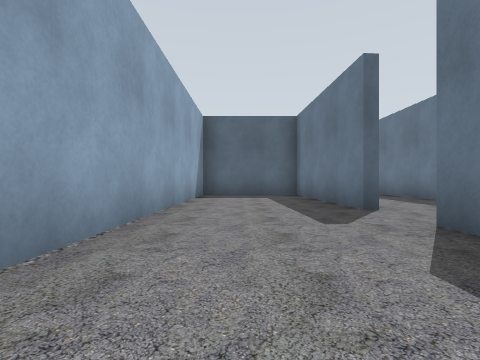
View 1 (above)

21 first-person views from a walk through a world built for the Gazebo simulator. The camera is 0.94 m above the floor, looks level and sees 85° across. The floor is counted in squares, 2 m on a side. Each view is taken from the middle of a square. On the plan, view 1 faces up. The plan holds only what a view shows up to about 9 squares ahead; the rest is blank. The place goes on beyond the plan.

View 2
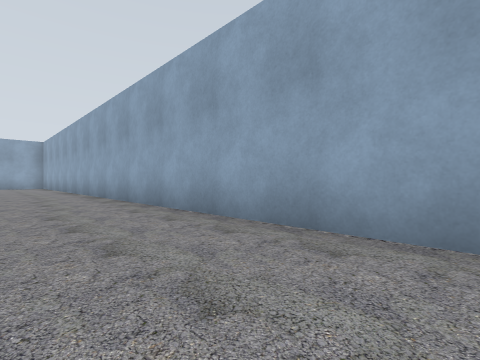

View 3
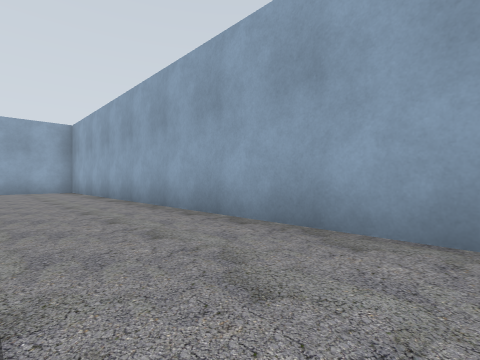

View 4
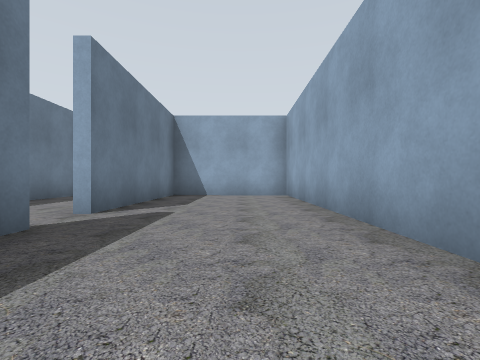

View 5
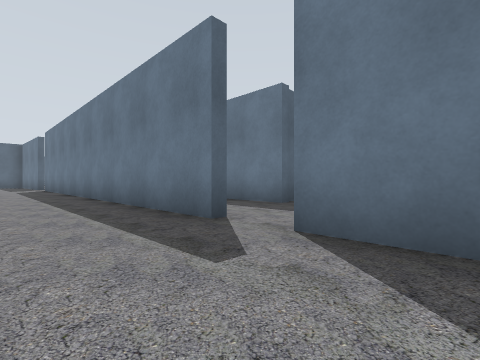

View 6
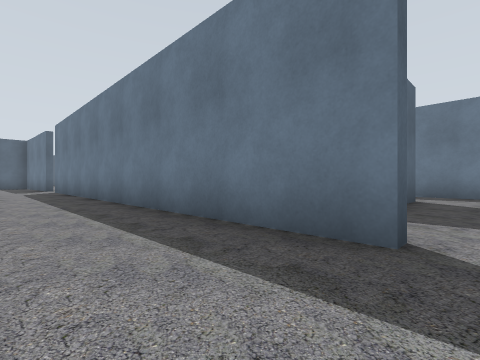

View 7
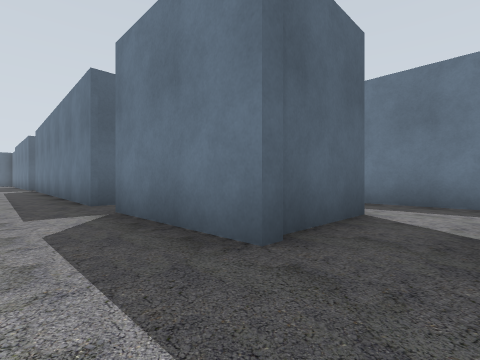

View 8
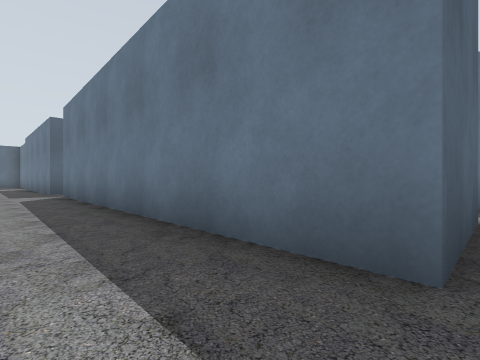

View 9
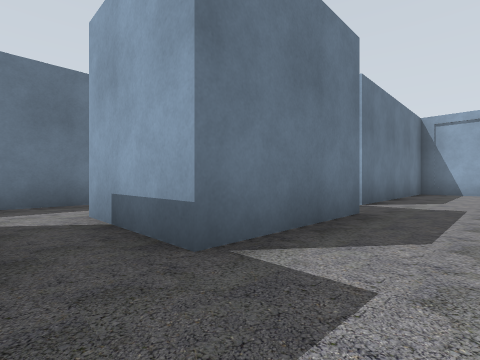

View 10
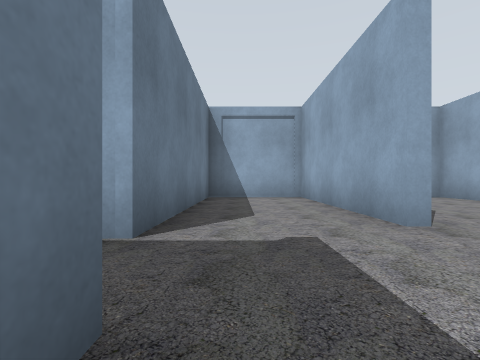

View 11
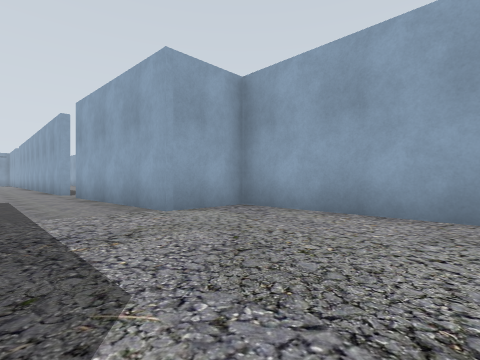

View 12
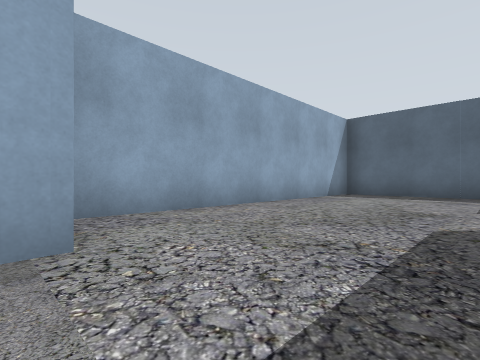

View 13
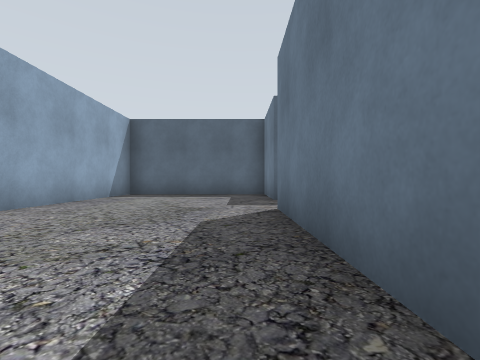

View 14
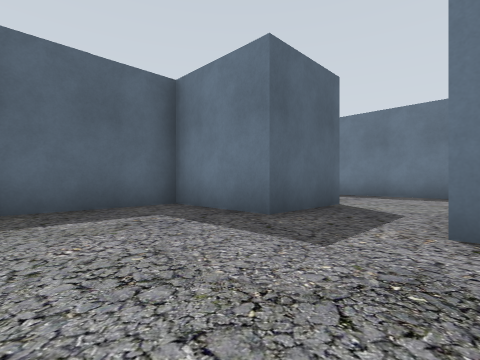

View 15
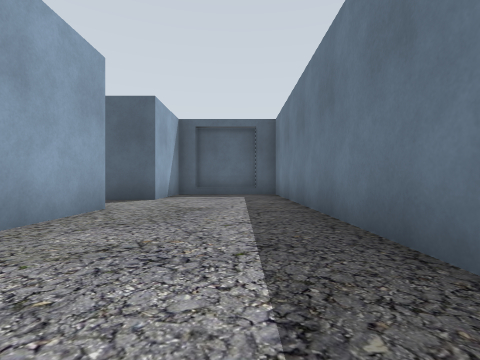

View 16
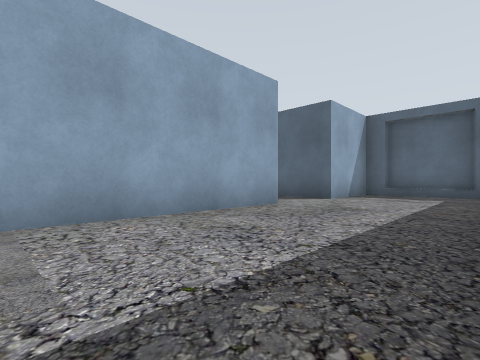

View 17
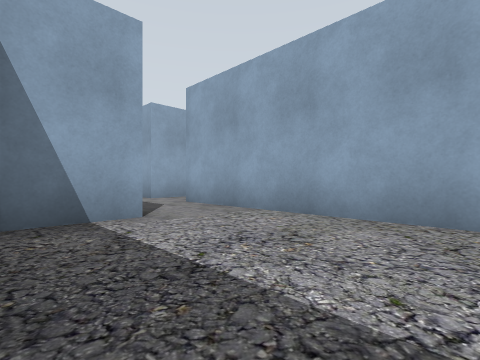

View 18
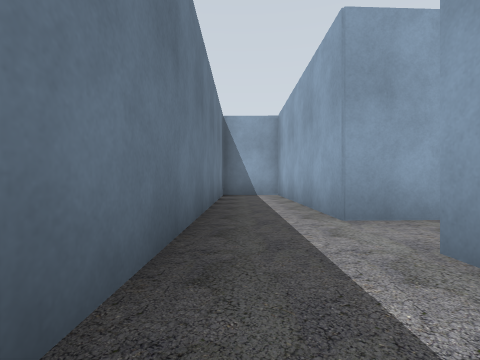

View 19
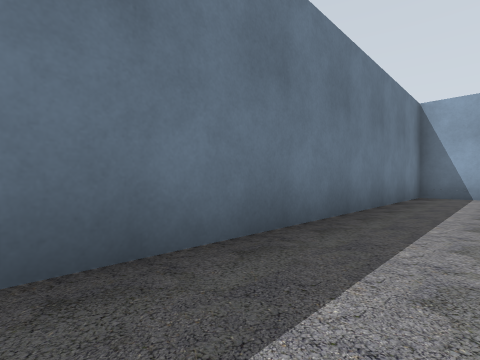

View 20
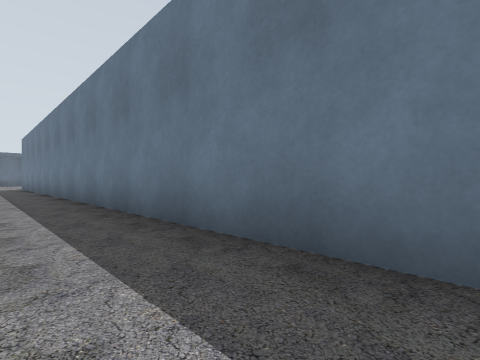

View 21
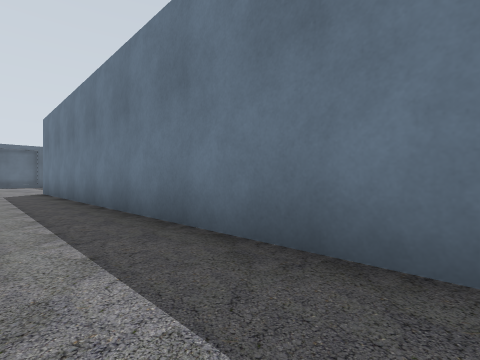

### Floor plan
Ten units are one square. View 1 is at (0, 0); x grows to the right and y downward. Boxes are objects, and circles mark ways between rooms. Rooms are numbered by the first view taken in them; rooms with no view inside come last. Other rooms are left out.
<svg viewBox="-20 -174 127 320">
<path fill="none" stroke="#000" d="M20 85 20 -28M20 -41 20 -82 -12 -82 -15 141 20 141 20 96M23 -27 23 -10M57 -46 68 -46M50 -61 46 -61 46 -124M69 38 46 38 46 -45M68 77 44 77 44 50 67 50M70 -142 49 -142 49 -166 4 -166 4 -84 20 -84 22 -41M23 96 23 141 49 141 49 91 68 90M68 -124 68 -76M102 -92 102 -166 70 -166 70 -142M85 -78 99 -78M96 -169 75 -169M68 90 68 141 85 141 85 -78M68 -46 68 -41M68 -76 68 -61"/>
<circle cx="20" cy="-35" r="3" fill="#2a7"/>
<circle cx="20" cy="90" r="3" fill="#2a7"/>
<circle cx="55" cy="-135" r="3" fill="#2a7"/>
<circle cx="55" cy="-50" r="3" fill="#2a7"/>
<circle cx="55" cy="40" r="3" fill="#2a7"/>
<circle cx="55" cy="80" r="3" fill="#2a7"/>
<circle cx="75" cy="-65" r="3" fill="#2a7"/>
<text x="0" y="30">1</text>
<text x="30" y="-30">2</text>
<text x="90" y="-120">3</text>
<text x="70" y="30">4</text>
</svg>
Room 1 opens to room 2. Room 2 opens to room 3. Room 2 opens to room 4. Room 3 opens to room 4.

Where each view was taken, in squares from view 1:
view 1: 0 up, 0 right, facing up
view 2: 3 up, 1 right, facing down-left
view 3: 3 down, 1 right, facing down-left
view 4: 6 down, 0 right, facing down
view 5: 11 down, 0 right, facing up-right
view 6: 9 down, 0 right, facing up-right
view 7: 9 down, 3 right, facing up-right
view 8: 4 down, 3 right, facing up-right
view 9: 4 down, 3 right, facing down-right
view 10: 7 down, 4 right, facing down
view 11: 12 up, 4 right, facing down-left
view 12: 8 up, 4 right, facing up-left
view 13: 8 up, 4 right, facing up
view 14: 12 up, 2 right, facing up-right
view 15: 8 up, 9 right, facing up
view 16: 8 up, 10 right, facing up-left
view 17: 11 up, 10 right, facing down-left
view 18: 6 down, 8 right, facing down
view 19: 6 down, 7 right, facing down-right
view 20: 9 down, 7 right, facing up-right
view 21: 3 down, 7 right, facing up-right
